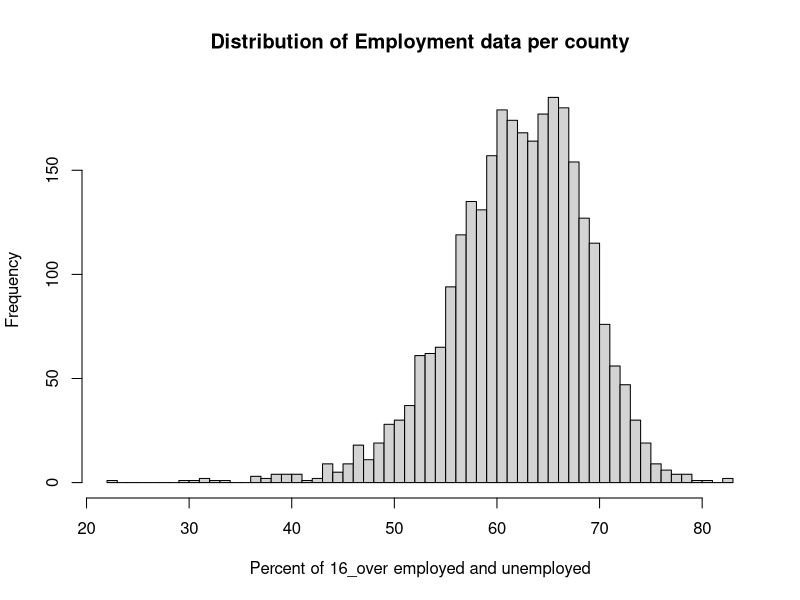
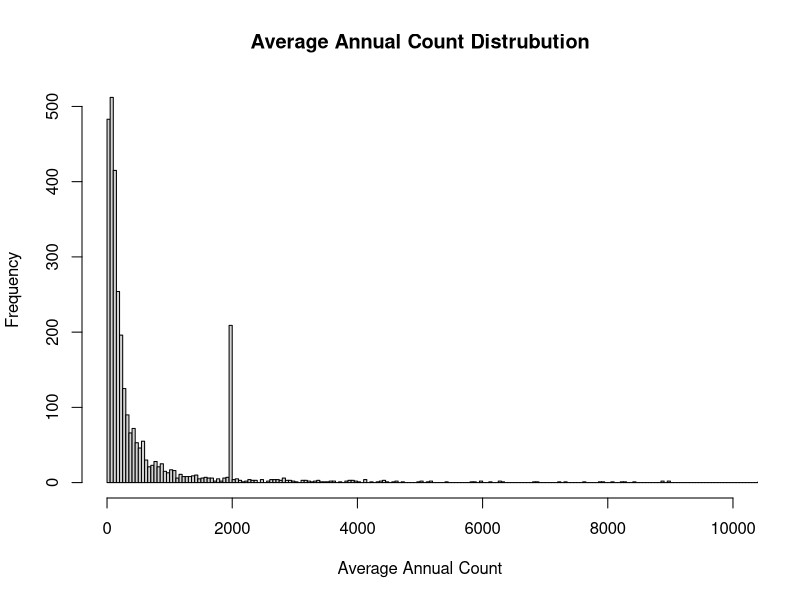
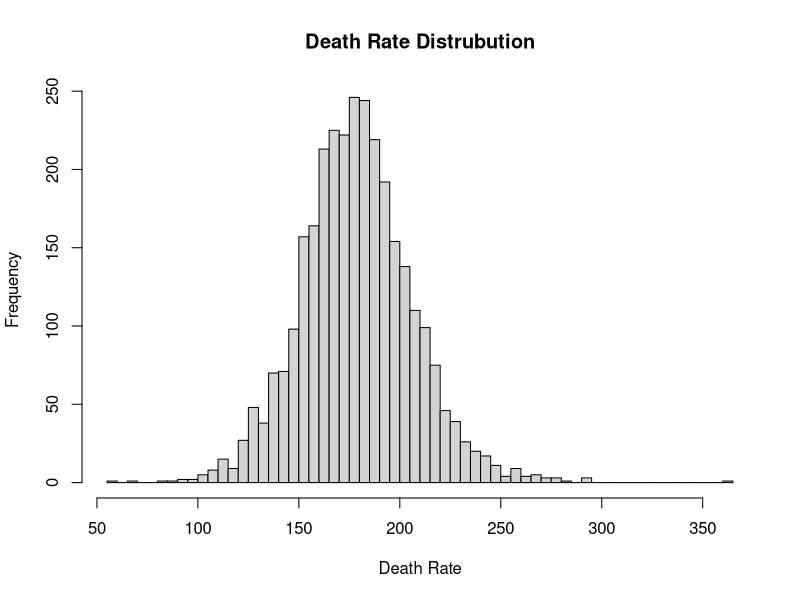
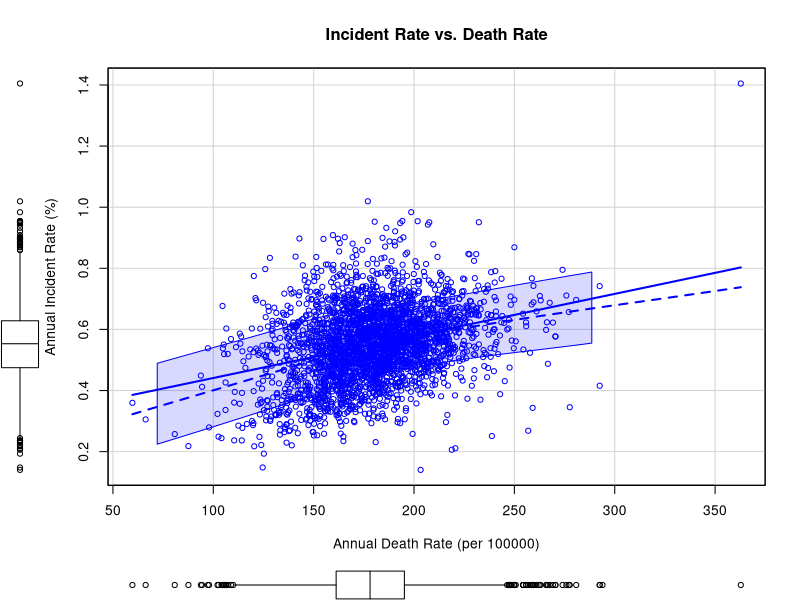
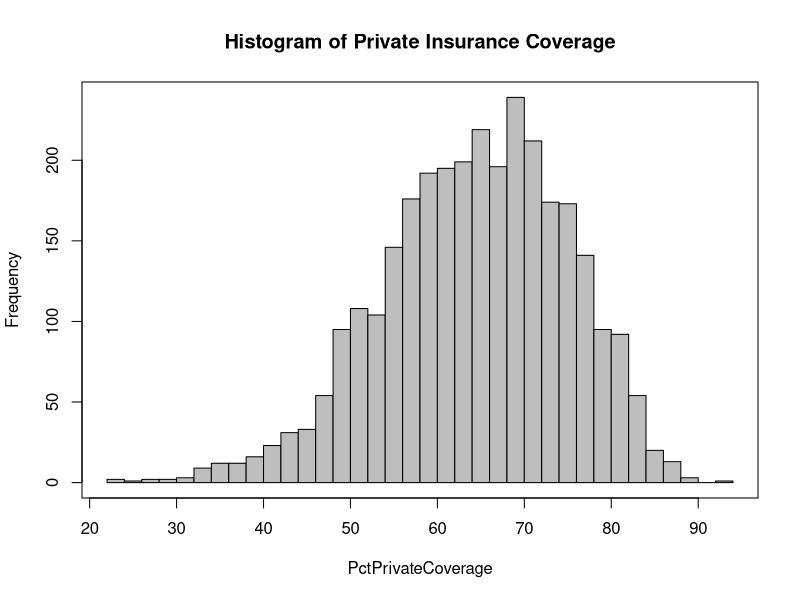
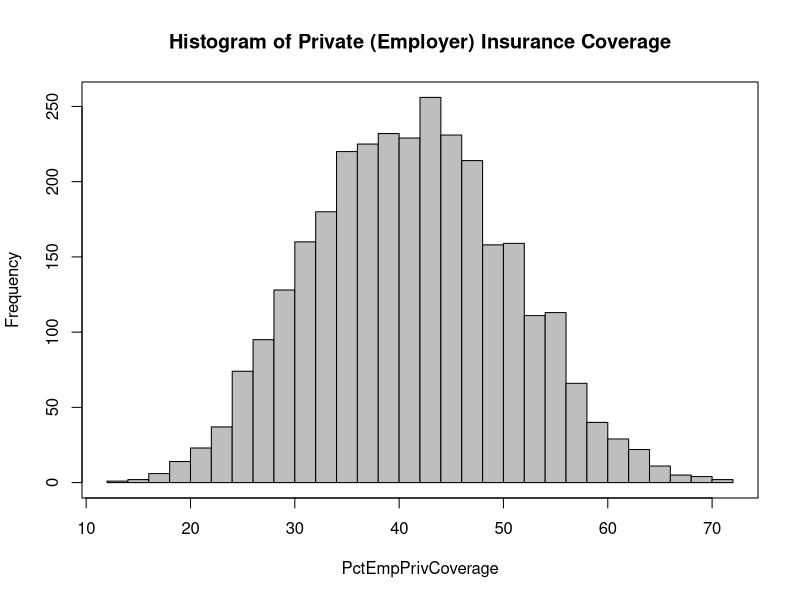
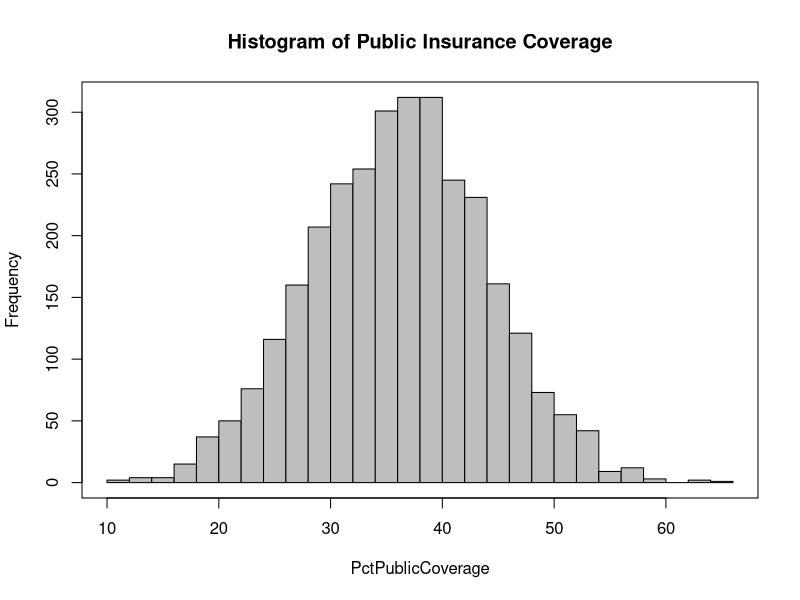
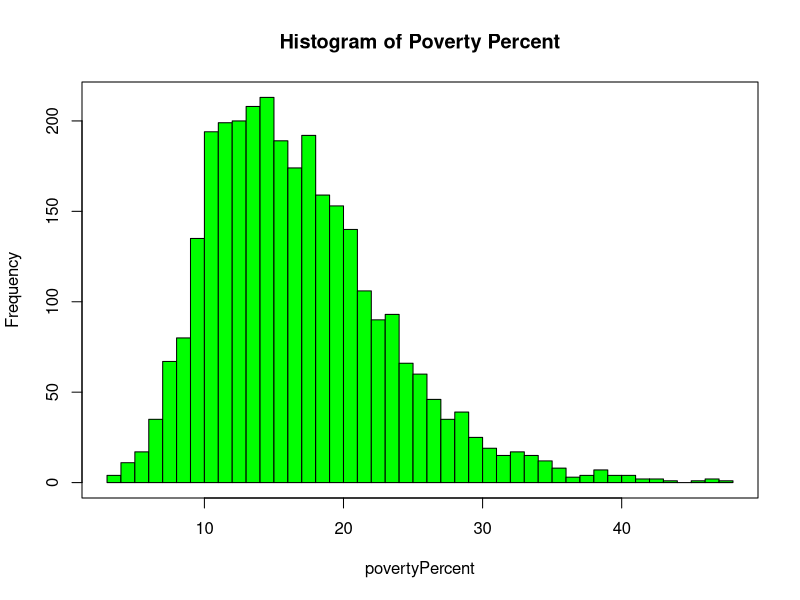

These figures' R source, in order:
## ---- chunk 1
knitr::opts_chunk$set(echo = TRUE,warning=FALSE)
library(car)
## ---- chunk 2
raw_data<-read.csv("cancer.csv")  #Assumes file in current working directory
cancer.df<-raw_data #Keep one copy of raw data as is
## ---- chunk 3
str(cancer.df)
summary(cancer.df)
## ---- chunk 4
#Check medianAge based on summary

ageoutliers<-cancer.df[cancer.df$MedianAge>100,]  
summary(ageoutliers$MedianAge) # 
cancer.df$MedianAge[cancer.df$MedianAge>300]<-NA  # Set outlier values to NA
## ---- chunk 5
Emp.UnEmp<-cancer.df$PctEmployed16_Over+cancer.df$PctUnemployed16_Over
summary(Emp.UnEmp)
hist(Emp.UnEmp,breaks="fd",main="Distribution of Employment data per county",xlab="Percent of 16_over employed and unemployed")
## ---- chunk 6
#Annual Indident Rate is better expressed as a percentage of county population

cancer.df$AnnCountPercent<-100*cancer.df$avgAnnCount/cancer.df$popEst2015
summary(cancer.df$AnnCountPercent)
#Look for where the outlier might be coming from

hist(cancer.df$avgAnnCount,breaks="fd",main="Average Annual Count Distrubution",xlab="Average Annual Count",xlim=c(0,10000))
outliers<-cancer.df[cancer.df$AnnCountPercent>50,] #Assuming anything over 50% incident rate has to be an error
summary(outliers$avgAnnCount)

#Clearly all of these have the exact same erroneous value for Average Annual Count.
error_value<-outliers[1,"avgAnnCount"]

#Assuming any observation with this value is an error, set them to NA
cancer.df$avgAnnCount[cancer.df$avgAnnCount==error_value]<-NA

summary(cancer.df$avgAnnCount)
cancer.df$AnnCountPercent<-with(cancer.df,100*avgAnnCount/popEst2015) #Recalculate percentages
summary(cancer.df$AnnCountPercent)

summary(cancer.df$deathRate)


## ---- chunk 7

cancer.df[cancer.df$deathRate > 300,]

hist(cancer.df$deathRate,breaks="fd",main="Death Rate Distrubution",xlab="Death Rate")


scatterplot(AnnCountPercent~deathRate,ylab="Annual Incident Rate (%)", xlab="Annual Death Rate (per 100000)",main="Incident Rate vs. Death Rate",data=cancer.df)
## ---- chunk 8
summary(cancer.df$PctPrivateCoverage)
with(cancer.df, hist(PctPrivateCoverage, breaks="FD", col = "gray", main="Histogram of Private Insurance Coverage"))
box()
## ---- chunk 9
summary(cancer.df$PctEmpPrivCoverage  )
with(cancer.df, hist(PctEmpPrivCoverage  , breaks="FD", col = "gray", main="Histogram of Private (Employer) Insurance Coverage"))
box()
## ---- chunk 10
summary(cancer.df$PctPublicCoverage)
with(cancer.df, hist(PctPublicCoverage, breaks="FD", col = "gray", main="Histogram of Public Insurance Coverage"))
box()
## ---- chunk 11
summary(cancer.df$povertyPercent)
with(cancer.df, hist(povertyPercent, breaks="FD", col = "green", main="Histogram of Poverty Percent"))
box()
## ---- chunk 12
summary(cancer.df$popEst2015)
with(cancer.df, hist(log(popEst2015), breaks="FD", col = "green", main="Histogram of County Populations"))
## ---- chunk 13


cor(cancer.df$deathRate, cancer.df$PctPrivateCoverage)
scatterplot(deathRate ~ PctPrivateCoverage, span=0.7, lwd=3, id.n=0, data=cancer.df)

## ---- chunk 14
cor(cancer.df$deathRate, cancer.df$PctEmpPrivCoverage )
scatterplot(deathRate ~ PctEmpPrivCoverage , span=0.7, lwd=3, id.n=0, data=cancer.df)
## ---- chunk 15


cor(cancer.df$deathRate, cancer.df$PctPublicCoverage)
scatterplot(deathRate ~ PctPublicCoverage, span=0.7, lwd=3, id.n=0, data=cancer.df)

## ---- chunk 16
cor(cancer.df$deathRate, log(cancer.df$PctPrivateCoverage / cancer.df$PctPublicCoverage))
scatterplot(deathRate ~ log(PctPrivateCoverage / PctPublicCoverage), span=0.7, lwd=3, id.n=0, data=cancer.df)
## ---- chunk 17
levels(cut(cancer.df$PctPrivateCoverage, 3, include.lowest=TRUE))
#levels(cut(cancer.df$PctPrivateCoverage, quantile(cancer.df$PctPrivateCoverage, c(0, 1/3, 2/3, 1)), include.lowest=TRUE))
#boxplot(deathRate ~ cut(PctPrivateCoverage, 3), data = cancer.df,
boxplot(deathRate ~ cut(PctPrivateCoverage, 3, include.lowest=TRUE, labels=c("low", "medium", "high")), 
        data = cancer.df,
        cex.axis = .7,
        main = "Death Rate for different levels of private insurance coverage",
        xlab = "private insurance coverage", ylab = "death rate")
## ---- chunk 18
levels(cut(cancer.df$PctPublicCoverage, 3, include.lowest=TRUE))
boxplot(deathRate ~ cut(PctPublicCoverage, 3, include.lowest=TRUE, labels=c("low", "medium", "high")), 
        data = cancer.df,
        cex.axis = .7,
        main = "Death Rate for different levels of public insurance coverage",
        xlab = "public insurance coverage", ylab = "death rate")
## ---- chunk 19
cor(cancer.df$deathRate, cancer.df$povertyPercent)
scatterplot(deathRate ~ povertyPercent, span=0.7, lwd=3, id.n=0, data=cancer.df)
## ---- chunk 20
cor(cancer.df$PctPublicCoverage, cancer.df$povertyPercent)
scatterplot(PctPublicCoverage ~ povertyPercent, span=0.7, lwd=3, id.n=0, data=cancer.df)
## ---- chunk 21
levels(cut(cancer.df$povertyPercent, 3, include.lowest=TRUE))
boxplot(deathRate ~ cut(povertyPercent, 3, include.lowest=TRUE, labels=c("low", "medium", "high")), 
        data = cancer.df,
        cex.axis = .7,
        main = "Death Rate for different levels of poverty percent",
        xlab = "poverty percent", ylab = "death rate")
## ---- chunk 22
boxplot(povertyPercent ~ cut(PctPublicCoverage, 3, include.lowest=TRUE, labels=c("low", "medium", "high")), 
        data = cancer.df,
        cex.axis = .7,
        main = "Poverty percent for different levels of public insurance coverage",
        xlab = "public insurance coverage", ylab = "poverty percent")
